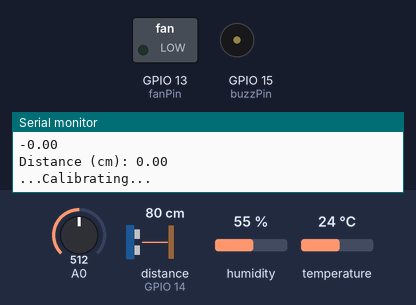
This sketch was run on a simulated ESP8266 (NodeMCU). On the bench: switched loads named in the sketch (green lamp = pin HIGH), buzzer (waves = sounding, pin HIGH), the last lines printed to the serial monitor. Wiring (inferred from the names in the program): ultrasonic range finder: trigger GPIO 12; echo GPIO 14. Inputs (shaded band) come from the test bench; at power-on: A0 = 512, distance to the obstacle (sensor on GPIO 14) 80 cm, humidity 55 %, temperature 24 °C. The echo pulse lasts 58.3 µs per cm; WiFi joins after 1.5 s; servers stay silent unless stated; uploads are accepted with an empty reply; pins used as bus, display or sensor lines are not drawn.

Above: at 2.6 s.
At 32.6 s:
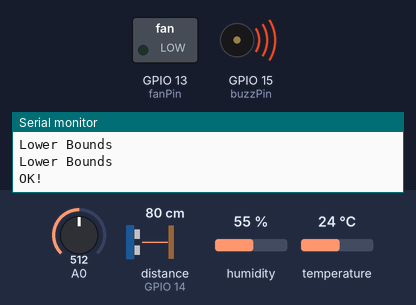
Timing chart, 0 to 34.1 s (numbered marks = the images above):
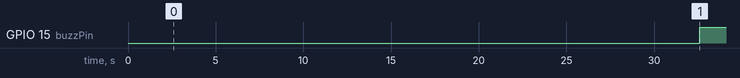

Measured:
- by itself, GPIO 15 (buzzPin): LOW → HIGH at 32.6 s

The sketch:

finalcode.ino
```cpp
/*************************************************************************************************
 *  Originaly Created By: Tauseef Ahmad
 *  Originialy Created On: 3 April, 2023
 *
 *  Adapted By: Muhammad Syafiq
 *  Adapted On: 11 July 2024
 *
 *  Code was adapted from:
 *
 *  Ahmed Logs - For database connection
 *  - YouTube Video: https://youtu.be/VEN5kgjEuh8
 *  - Youtube Channel: https://www.youtube.com/channel/UCOXYfOHgu-C-UfGyDcu5sYw/
 *
 *  INOVATRIX - For Soil Moisture Sensor
 *  - Github Repo: https://github.com/INOVATRIX/ESP8266-SOIL-MOISTURE-SM/tree/main
 *
 *  Co-Pilot
 *  - To Generate the graph code and reactive website
 *
 ***********************************************************************************************/

// Include the DHT sensor library
#include "DHT.h"

// Define the digital pin connected to the DHT sensor and the sensor type
#define DHTPIN 4       // D2 pin on the ESP8266
#define DHTTYPE DHT22  // DHT22 (AM2302) type
DHT dht(DHTPIN, DHTTYPE);

// Include the ESP8266 WiFi and HTTP client libraries
#include <ESP8266WiFi.h>
#include <ESP8266HTTPClient.h>

//define sound velocity in cm/uS
const int trigPin = 12;  // Trigger pin connected to the Ultrasonic sensor at D6
const int echoPin = 14;  // Echo pin connected to the Ultrasonic sensor at D5
#define SOUND_VELOCITY 0.034
#define CM_TO_INCH 0.393701

//define Ultrasonic related variables
long duration;
float distanceCm;

//Define fan and buzzer
const int fanPin = 13;
const int buzzPin = 15;

// URL for sending sensor data to the server
String URL = "http://192.168.145.163/finalproj2/test_data.php";

// WiFi credentials
const char* ssid = "V2027";
const char* password = "password";
const int ledPin = 5;

// Variables to store sensor readings
int s1, s2, sensorValue, validCount;
float s3, s4, dist;

//Variables for sensor logic
bool flagS1, flagS2, flagS3, flagS4;


// Setup function runs once at startup
void setup() {
  Serial.begin(115200);      // Start serial communication at 115200 baud rate
  connectWiFi();             // Connect to WiFi network
  dht.begin();               // Initialize the DHT sensor
  pinMode(trigPin, OUTPUT);  // Sets the trigPin as an Output
  pinMode(echoPin, INPUT);   // Sets the echoPin as an Input
  pinMode(fanPin, OUTPUT);   // Sets the fanPin as Output
  pinMode(buzzPin, OUTPUT);  // Sets the buzzPin as Output
  digitalWrite(fanPin, LOW);
  digitalWrite(buzzPin, LOW);
  validCount = 0;
}

// Loop function runs repeatedly
void loop() {
  // Reconnect to WiFi if connection is lost
  if (WiFi.status() != WL_CONNECTED) {
    connectWiFi();
  }

  // Read temperature and humidity from DHT sensor
  s1 = dht.readTemperature();
  s2 = dht.readHumidity();

  // Read distance
  //Initialise trigger pin to low at the start
  digitalWrite(trigPin, LOW);
  delayMicroseconds(2);
  // Sets the trigPin on HIGH state for 10 micro seconds
  digitalWrite(trigPin, HIGH);  //Shoot out signal
  delayMicroseconds(10);
  digitalWrite(trigPin, LOW);  //Stops signal

  // Reads the echoPin, returns the sound wave travel time in microseconds
  duration = pulseIn(echoPin, HIGH);

  // Calculate the distance
  dist = (duration * SOUND_VELOCITY / 2) / 100;

  if (dist > 0.15) {
    dist = 0.15;
  }

  Serial.println("Distance in m: ");
  Serial.println(dist);

  // Calculate volume of resevoir (assume resevoir at full is 0.15m tall, and lets say 1m2 in base area)
  s3 = (0.15 - dist) * 1000;  //Max should be 0.15m3 or 0.15l or 150l

  Serial.println("Volume in Litre:");
  Serial.println(s3);

  // Prints the distance on the Serial Monitor
  Serial.print("Distance (cm): ");
  Serial.println(distanceCm);

  sensorValue = analogRead(A0);       // read the input on analog pin 0
  s4 = (1024 - sensorValue) / 102.4;  // Convert the analog reading (which goes from 0 - 1023) to a voltage (0 - 5V)

  if (validCount > 5) {
    //Alert
    alertFunc();

    // Prepare data for HTTP POST request
    String postData = "sensor1=" + String(s1) + "&sensor2=" + String(s2) + "&sensor3=" + String(s3) + "&sensor4=" + String(s4);

    // Create HTTP and WiFi client objects
    HTTPClient http;
    WiFiClient wclient;

    // Begin HTTP connection to the server
    http.begin(wclient, URL);
    // Set the content type for the POST request
    http.addHeader("Content-Type", "application/x-www-form-urlencoded");

    // Send the POST request and get the response code
    int httpCode = http.POST(postData);
    // Get the response payload from the server
    String payload = http.getString();

    // Check if the HTTP request was successful
    if (httpCode > 0) {
      if (httpCode == HTTP_CODE_OK) {
        // Print the server's response payload
        Serial.println(payload);
      } else {
        // Print the HTTP response code
        Serial.printf("[HTTP] GET... code: %d\n", httpCode);
      }
    } else {
      // Print the HTTP error
      Serial.printf("[HTTP] GET... failed, error: %s\n", http.errorToString(httpCode).c_str());
    }

    // Close the HTTP connection
    http.end();

    // Print debugging information
    Serial.print("URL : ");
    Serial.println(URL);
    Serial.print("Data: ");
    Serial.println(postData);
    Serial.print("httpCode: ");
    Serial.println(httpCode);
    Serial.print("payload : ");
    Serial.println(payload);
    Serial.println("--------------------------------------------------");
    // Wait for 5 seconds before repeating the loop
    delay(5000);
  } else {
    Serial.println("...Calibrating...");
    validCount++;
    delay(5000);
  }
}

// Function to connect to the WiFi network
void connectWiFi() {
  // Turn off WiFi to reset any previous configurations
  WiFi.mode(WIFI_OFF);
  delay(1000);
  // Set WiFi to station mode and connect to the network
  WiFi.mode(WIFI_STA);

  // Begin connection process
  WiFi.begin(ssid, password);
  Serial.println("Connecting to WiFi");

  // Wait until connection is established
  while (WiFi.status() != WL_CONNECTED) {
    delay(500);
    Serial.print(".");
  }

  // Print connection details
  Serial.print("connected to : ");
  Serial.println(ssid);
  Serial.print("IP address: ");
  Serial.println(WiFi.localIP());
}

bool checkFlag(float min, float max, float inp) {

  if (inp < min) {
    Serial.println("Lower Bounds");
    return true;
  } else if (inp > max) {
    Serial.println("Upper Bounds");
    return true;
  } else {
    Serial.println("OK!");
    return false;
  }
}

void alertFunc() {

  float tempMin = 21;
  float tempMax = 37;
  float humMin = 60;
  float humMax = 80;
  float volMin = 80;
  float volMax = 150;
  float lightMin = 5;
  float lightMax = 10;

  flagS1 = checkFlag(tempMin, tempMax, s1);
  flagS2 = checkFlag(humMin, humMax, s2);
  flagS3 = checkFlag(volMin, volMax, s3);
  flagS4 = checkFlag(lightMin, lightMax, s4);

  if (flagS1 || flagS2 || flagS3 || flagS4) {
    digitalWrite(buzzPin, HIGH);
  } else {
    Serial.println("ALL OK!");
    digitalWrite(buzzPin, LOW);
  }

  if (flagS1) {
    Serial.println("Too Hot");
    if (s1 > tempMax) {
      digitalWrite(fanPin, HIGH);
      Serial.println("FAN ON");
    } else {
      digitalWrite(fanPin, LOW);
      Serial.println("FAN OFF");
    }
  }
}
```
